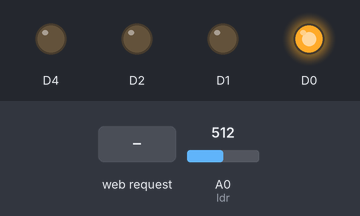
The sketch below on a simulated ESP8266 (NodeMCU). Parts: output pins drawn as LEDs (lit = HIGH). The inputs (shaded band) are chosen by the test bench; at power-on: A0 (ldr) = 512. WiFi joins after 1.5 s; servers stay silent unless stated; what the sketch prints to the serial monitor is not drawn.

Above: at 5.3 s.
5.4 s: HTTP request GET /manual received
At 6.6 s:
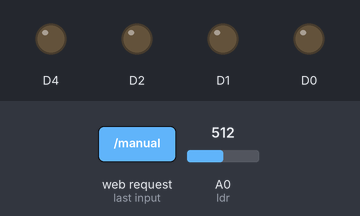
6.9 s: HTTP request GET /automatic received
At 7.7 s:
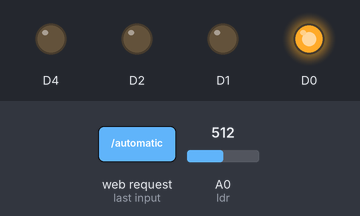
Timing chart, 0 to 9.9 s (numbered marks = the images above; inputs shaded):
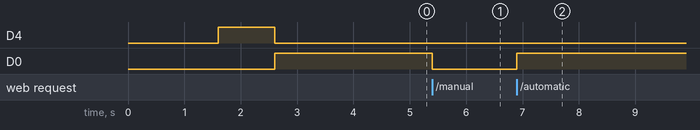

Measured:
- after the input at 5.4 s, D0: HIGH → LOW at once
- after the input at 6.9 s, D0: LOW → HIGH at once

The sketch:

sih-2.ino
```cpp
#include <ESP8266WiFi.h>
#include <ESP8266WebServer.h>

/*Put WiFi SSID & Password*/
const char* ssid = "Tj-mobile";   // Enter SSID here
const char* password = "12345678"; // Enter Password here

ESP8266WebServer server(80);
const int ldr = A0;
bool LED_automan = LOW;
bool LED_main = LOW;
bool LED_sw1 = LOW;
bool LED_sw2 = LOW;
bool LED_sw3 = LOW;
void setup() {
  // put your setup code here, to run once:
  Serial.begin(9600);
  delay(100);
  pinMode(ldr,INPUT);
  pinMode(D0, OUTPUT);
  pinMode(D1, OUTPUT);
  pinMode(D2, OUTPUT);
  pinMode(D4, OUTPUT);
  Serial.println();
  Serial.print("Connecting to ");
  Serial.print(ssid);
  //connect to your local wi-fi network
  WiFi.begin(ssid, password);
  //check NodeMCU is connected to Wi-fi network
  while (WiFi.status() != WL_CONNECTED) {
  delay(500);
  Serial.print(".");
  }
  Serial.println("");
  Serial.println("WiFi connected..!");
  Serial.print("Got IP: ");
  Serial.println(WiFi.localIP());
  digitalWrite(D4,HIGH);
  delay(1000);
  digitalWrite(D4,LOW);
  server.on("/", handle_OnConnect);
  server.on("/manual", handle_man);
  server.on("/automatic", handle_auto);
  server.on("/main-on", handle_mainon);
  server.on("/main-off", handle_mainoff);
  server.on("/sw1-on", handle_sw1on);
  server.on("/sw1-off", handle_sw1off);
  server.on("/sw2-on", handle_sw2on);
  server.on("/sw2-off", handle_sw2off);
  server.on("/sw3-on", handle_sw3on);
  server.on("/sw3-off", handle_sw3off);
  server.onNotFound(handle_NotFound);
  server.begin();
  Serial.println("HTTP Server Started");
}

void loop() {
  // put your main code here, to run repeatedly:
  server.handleClient();
  if(LED_main = HIGH){
  LED_sw1 = HIGH;
  LED_sw2 = HIGH;
  LED_sw3 = HIGH;
  }
  else if(LED_main = LOW){
  LED_sw1 = LOW;
  LED_sw2 = LOW;
  LED_sw3 = LOW;
  }
  if(LED_automan){
    int ldrdata = analogRead(ldr);
    if(ldrdata<200){
    digitalWrite(D0,HIGH);
    digitalWrite(D1,HIGH);
    digitalWrite(D2,HIGH);
    }
    else{
    digitalWrite(D0,LOW);
    digitalWrite(D1,LOW);
    digitalWrite(D2,LOW);
    }
    // delay(1000);
  }
  else{
    if(LED_sw1)
    {
      digitalWrite(D0, HIGH);}
    else
    {
      digitalWrite(D0, LOW);
    }
    if(LED_sw2)
    {
      digitalWrite(D0, HIGH);}
    else
    {
      digitalWrite(D0, LOW);
    }
      if(LED_sw3)
    {
      digitalWrite(D0, HIGH);}
    else
    {
      digitalWrite(D0, LOW);
    }
  }
}
void handle_OnConnect() {
  LED_automan = LOW;
  Serial.println("Automatic: ON");
  server.send(200, "text/html", updateWebpage(LED_automan));
}
void handle_man() {
  LED_automan = HIGH;
  Serial.println("Manual: ON");
  server.send(200, "text/html", updateWebpage(LED_automan));
}
void handle_auto() {
  LED_automan = LOW;
  Serial.println("Automatic: ON");
  server.send(200, "text/html", updateWebpage(LED_automan));
}
void handle_mainon() {
  LED_main = HIGH;
  Serial.println("Main: ON");
  server.send(200, "text/html", updateWebpage(LED_main));
}
void handle_mainoff() {
  LED_main = LOW;
  Serial.println("Main: OFF");
  server.send(200, "text/html", updateWebpage(LED_main));
}
void handle_sw1on() {
  LED_sw1 = HIGH;
  Serial.println("LED: ON");
  server.send(200, "text/html", updateWebpage(LED_sw1));
}
void handle_sw1off() {
  LED_sw1 = LOW;
  Serial.println("LED: OFF");
  server.send(200, "text/html", updateWebpage(LED_sw1));
}
void handle_sw2on() {
  LED_sw2 = HIGH;
  Serial.println("LED: ON");
  server.send(200, "text/html", updateWebpage(LED_sw2));
}
void handle_sw2off() {
  LED_sw2 = LOW;
  Serial.println("LED: OFF");
  server.send(200, "text/html", updateWebpage(LED_sw2));
}
void handle_sw3on() {
  LED_sw3 = HIGH;
  Serial.println("LED: ON");
  server.send(200, "text/html", updateWebpage(LED_sw3));
}
void handle_sw3off() {
  LED_sw3 = LOW;
  Serial.println("LED: OFF");
  server.send(200, "text/html", updateWebpage(LED_sw3));
}
void handle_NotFound(){
  server.send(404, "text/plain", "Not found");
}
String updateWebpage(uint8_t LEDstatus) {
  String ptr = "<!DOCTYPE html> <html>\n";
  ptr += "<head>\n";
  ptr += "<title>Automated Street Light System</title>\n";
  ptr += "<style>\n";
  ptr += ".center-horizontally{text-align: center;position: absolute;top: 0px;left: -500px;right: 0;bottom: 0;}\n";
  ptr += ".toggle-container {display: inline-block;position: relative;width: 200px;height: 40px;}\n";
  ptr += ".toggle-switch {position: absolute;top: 0;left: 0;right: 0;bottom: 0;background-color: hwb(88 20% 3%);border-radius: 100px;cursor: pointer;transition: background-color 0.3s;}\n";
  ptr += ".toggl-circle {position: absolute;height: 32px;width: 90px;left: 6px;right: 4px;top: 4px;background-color: white;border-radius: 100px;transition: transform 0.4s;}\n";
  ptr += ".toggle-label {position: absolute;top: 50%;transform: translateY(-50%);padding: 0 10px;font-size: 20px;}\n";
  ptr += ".toggle-label-left {left: 0;}\n";
  ptr += ".toggle-label-right {right: 0;}\n";
  ptr += ".toggle-container input:checked + .toggle-switch {background-color: hsl(29, 93%, 46%);}\n";
  ptr += ".toggle-container input:checked + .toggle-switch .toggl-circle {transform: translateX(100px);}\n";
  ptr += ".toggle-container input {display: none;}\n";
  ptr += ".manual-main-swicth{text-align: center;position: absolute;top: 130px;left: -400px;right: 0;bottom: 0;}\n";
  ptr += ".main-switch-container {display: inline-block;position: relative;width: 90px;height: 30px;}\n";
  ptr += ".main-toggle {position: absolute;top: 0;left: 0;right: 0;bottom: 0;background-color: hsl(0, 96%, 36%);border-radius: 50px;cursor: pointer;transition: background-color 0.3s;}\n";
  ptr += ".main-toggle-circle {position: absolute;height: 24px;width: 40px;left: 4px;right: 2px;top: 3px;background-color: white;border-radius: 100px;transition: transform 0.4s;}\n";
  ptr += ".main-switch-label {position: absolute;top: 50%;transform: translateY(-50%);padding: 0 9px;font-size: 18px;}\n";
  ptr += ".main-switch-label-left {left: 0;}\n";
  ptr += ".main-switch-label-right {right: 0;}\n";
  ptr += ".main-switch-container input:checked + .main-toggle {background-color: #2196F3;}\n";
  ptr += ".main-switch-container input:checked + .main-toggle .main-toggle-circle {transform: translateX(40px);}\n";
  ptr += ".main-switch-container input {display: none;}\n";
  ptr += ".street-1{position: absolute;left: 0px;}\n";
  ptr += ".street-2{position: absolute;left: 100px;}\n";
  ptr += ".street-3{position: absolute;left: 200px;}\n";
  ptr += ".switch-container {display: inline-block;position: relative;width: 80px;height: 30px;}\n";
  ptr += ".toggle {position: absolute;top: 0;left: 0;right: 0;bottom: 0;background-color: hsl(0, 96%, 36%);border-radius: 40px;cursor: pointer;transition: background-color 0.3s;}\n";
  ptr += ".toggle-circle {position: absolute;height: 24px;width: 38px;left: 4px;right: 2px;top: 3.3px;background-color: white;border-radius: 100px;transition: transform 0.4s;}\n";
  ptr += ".switch-label {position: absolute;top: 50%;transform: translateY(-50%);padding: 0 9px;font-size: 16px;}\n";
  ptr += ".switch-label-left {left: 0;}\n";
  ptr += ".switch-label-right {right: 0;}\n";
  ptr += ".switch-container input:checked + .toggle {background-color: #2196F3;}\n";
  ptr += ".switch-container input:checked + .toggle .toggle-circle {transform: translateX(35px);}\n";
  ptr += ".switch-container input {display: none;}\n";
  ptr += ".streets{text-align: center;position: absolute;top: 200px;left: 200px;right: 0;bottom: 0;}\n";
  ptr += "</style>\n";
  ptr += "</head>\n";
  ptr += "<body>\n";
  ptr += "<div class=\"project\">\n";
  ptr += "<div class=\"center-horizontally\">\n";
  ptr += "<h1>Automated Street Light System</h1>\n";
  ptr += "<label class=\"toggle-container\">\n";
  ptr += "<input type=\"checkbox\" id=\"automan\">\n";
  ptr += "<input type=\"checkbox\" id=\"automan\">\n";
  ptr += "<span class=\"toggle-switch\">\n";
  ptr += "<span class=\"toggl-circle\"></span>\n";
  ptr += "</span>\n";
  ptr += "<span class=\"toggle-label toggle-label-left\">Automatic</span>\n";
  ptr += "<span class=\"toggle-label toggle-label-right\">Manual</span>\n";
  ptr += "</label>\n";
  ptr += "</div>\n";
  ptr += "<div class=\"manual-main-swicth\">\n";
  ptr += "<label class=\"main-switch-container\">\n";
  ptr += "<input type=\"checkbox\" id=\"main\" >\n";
  ptr += "<span class=\"main-toggle\">\n";
  ptr += "<span class=\"main-toggle-circle\"></span>\n";
  ptr += "</span>\n";
  ptr += "<span class=\"main-switch-label main-switch-label-left\">OFF</span>\n";
  ptr += "<span class=\"main-switch-label main-switch-label-right\">ON</span>\n";
  ptr += "</label>\n";
  ptr += "</div>\n";
  ptr += "<div class=\"streets\">\n";
  ptr += "<div class=\"street-1\">\n";
  ptr += "<h2>Street-1</h2>\n";
  ptr += "<label class=\"switch-container\">\n";
  ptr += "<input type=\"checkbox\" id=\"switch1\">\n";
  ptr += "<span class=\"toggle\">\n";
  ptr += "<span class=\"toggle-circle\"></span>\n";
  ptr += "</span>\n";
  ptr += "<span class=\"switch-label switch-label-left\">OFF</span>\n";
  ptr += "<span class=\"switch-label switch-label-right\">ON</span>\n";
  ptr += "</label>\n";
  ptr += "</div>\n";
  ptr += "<div class=\"street-2\">\n";
  ptr += "<h2>Street-2</h2>\n";
  ptr += "<label class=\"switch-container\">\n";
  ptr += "<input type=\"checkbox\" id=\"switch2\" >\n";
  ptr += "<span class=\"toggle\">\n";
  ptr += "<span class=\"toggle-circle\"></span>\n";
  ptr += "</span>\n";
  ptr += "<span class=\"switch-label switch-label-left\">OFF</span>\n";
  ptr += "<span class=\"switch-label switch-label-right\">ON</span>\n";
  ptr += "</label>\n";
  ptr += "</div>\n";
  ptr += "<div class=\"street-3\">\n";
  ptr += "<h2>Street-3</h2>\n";
  ptr += "<label class=\"switch-container\">\n";
  ptr += "<input type=\"checkbox\" id=\"switch3\" >\n";
  ptr += "<span class=\"toggle\">\n";
  ptr += "<span class=\"toggle-circle\"></span>\n";
  ptr += "</span>\n";
  ptr += "<span class=\"switch-label switch-label-left\">OFF</span>\n";
  ptr += "<span class=\"switch-label switch-label-right\">ON</span>\n";
  ptr += "</label>\n";
  ptr += "</div>\n";
  ptr += "</div>\n";
  ptr += "</div>\n";
  ptr += "<script>\n";
  ptr += "const automan = document.getElementById(\"automan\");\n";
  ptr += "const main = document.getElementById(\"main\");\n";
  ptr += "const switch1 = document.getElementById(\"switch1\");\n";
  ptr += "const switch2 = document.getElementById(\"switch2\");\n";
  ptr += "const switch3 = document.getElementById(\"switch3\");\n";
  ptr += "main.disabled = true;\n";
  ptr += "switch1.disabled = true;\n";
  ptr += "switch2.disabled = true;\n";
  ptr += "switch3.disabled = true;\n";
  ptr += "automan.addEventListener(\"change\", () => {";
  ptr += "if (!automan.checked) {";
  ptr += "const newUrl = '/automatic';";
  ptr += "window.history.pushState({}, '', newUrl);";
  ptr += "main.checked = false;";
  ptr += "switch1.checked = false;";
  ptr += "switch2.checked = false;";
  ptr += "switch3.checked = false;";
  ptr += "main.disabled = true;";
  ptr += "switch1.disabled = true;";
  ptr += "switch2.disabled = true;";
  ptr += "switch3.disabled = true;";
  ptr += "}";
  ptr += "else if(automan.checked) {";
  ptr += "const newUrl = '/manual';";
  ptr += "window.history.pushState({}, '', newUrl);";
  ptr += "main.disabled = false;";
  ptr += "switch1.disabled = true;";
  ptr += "switch2.disabled = true;";
  ptr += "switch3.disabled = true;";
  ptr += "}";
  ptr += "});\n";
  ptr += "main.addEventListener(\"change\", () => {";
  ptr += "if (main.checked) {";
  ptr += "const newUrl = '/main-on';";
  ptr += "window.history.pushState({}, '', newUrl);";
  ptr += "  switch1.disabled = false;";
  ptr += "  switch2.disabled = false;";
  ptr += "  switch3.disabled = false;";
  ptr += "  switch1.checked = true;";
  ptr += "  switch2.checked = true;";
  ptr += "  switch3.checked = true;";
  ptr += "} else {";
  ptr += "const newUrl = '/main-off';";
  ptr += "window.history.pushState({}, '', newUrl);";
  ptr += "  switch1.disabled = true;";
  ptr += "  switch2.disabled = true;";
  ptr += "  switch3.disabled = true;";
  ptr += "  switch1.checked = false;";
  ptr += "  switch2.checked = false;";
  ptr += "  switch3.checked = false;";
  ptr += "}";
  ptr += "});\n";
  ptr += "switch1.addEventListener('change',()=>{";
  ptr += "if(switch1.checked){";
  ptr += "const newUrl = '/sw1-on';";
  ptr += "window.history.pushState({}, '', newUrl);";
  ptr += "} else{";
  ptr += "const newUrl = '/sw1-off';";
  ptr += "window.history.pushState({}, '', newUrl);";
  ptr += "}";
  ptr += "});\n";
  ptr += "switch2.addEventListener('change',()=>{";
  ptr += "if(switch2.checked){";
  ptr += "const newUrl = '/sw2-on';";
  ptr += "window.history.pushState({}, '', newUrl);";
  ptr += "} else{";
  ptr += "const newUrl = '/sw2-off';";
  ptr += "window.history.pushState({}, '', newUrl);";
  ptr += "}";
  ptr += "});\n";
  ptr += "switch3.addEventListener('change',()=>{";
  ptr += "if(switch3.checked){";
  ptr += "const newUrl = '/sw3-on';";
  ptr += "window.history.pushState({}, '', newUrl);";
  ptr += "} else{";
  ptr += "const newUrl = '/sw3-off';";
  ptr += "window.history.pushState({}, '', newUrl);";
  ptr += "}";
  ptr += "});\n";
  ptr += "</script>\n";
  ptr += "</body>\n";
  ptr += "</html>\n";
  return ptr;
}
```
